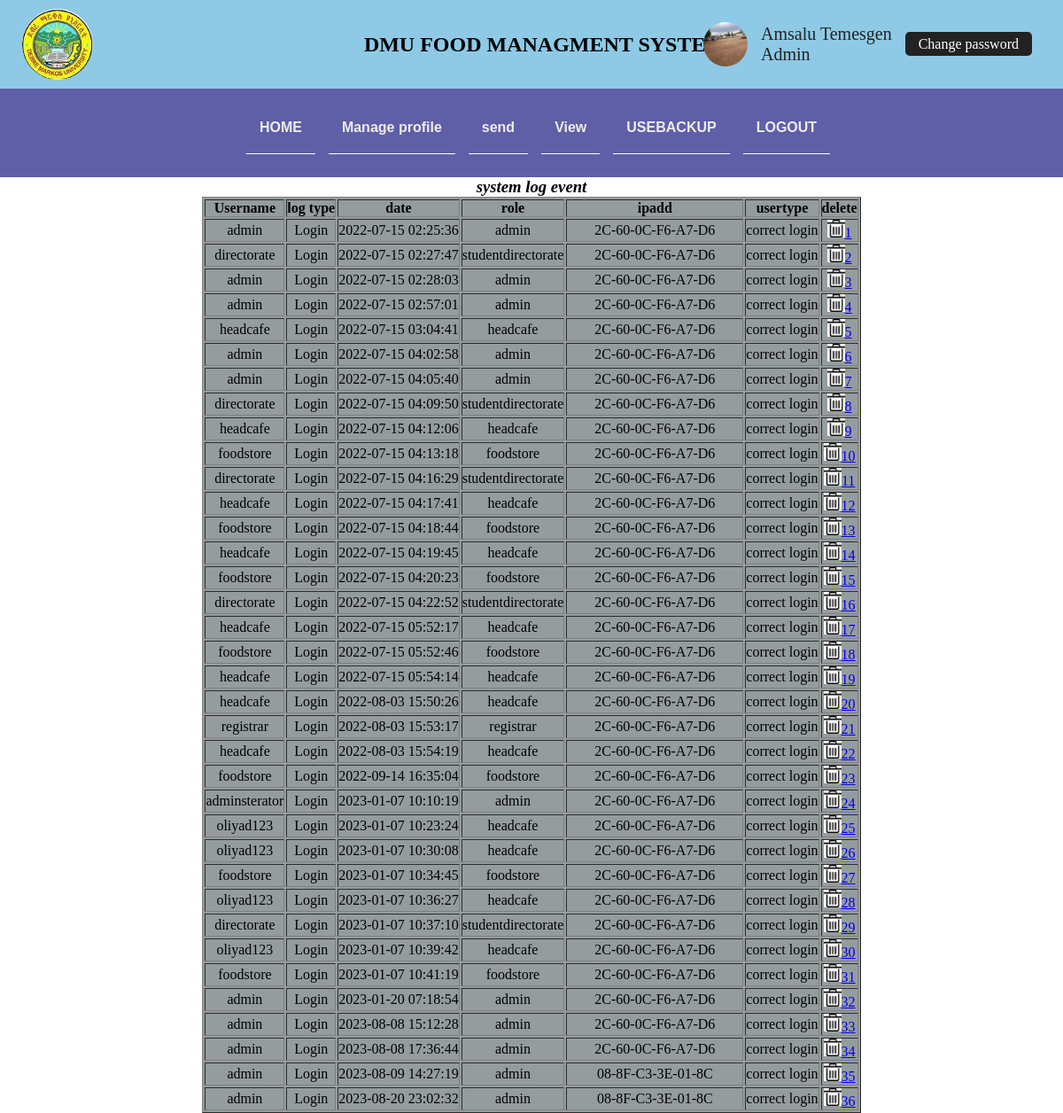
The page /admin/viewlogevent.php (signed in) on the database its author committed.
### tables this page shows
CREATE TABLE `user` (
  `user_id` varchar(100) NOT NULL,
  `fname` varchar(100) NOT NULL,
  `sname` varchar(100) NOT NULL,
  `position` varchar(100) NOT NULL,
  `Age` int(100) NOT NULL,
  `sex` varchar(100) NOT NULL,
  `phone` varchar(100) NOT NULL,
  `photo` varchar(200) NOT NULL,
  `role` varchar(100) NOT NULL,
  `date` date NOT NULL
);

CREATE TABLE `logfile` (
  `nu` int(11) NOT NULL,
  `username` varchar(255) NOT NULL,
  `password` varchar(255) NOT NULL,
  `action` varchar(255) NOT NULL,
  `date` varchar(255) NOT NULL,
  `user` varchar(255) NOT NULL,
  `ipadd` varchar(255) NOT NULL,
  `status` varchar(255) NOT NULL
);

### admin/viewlogevent.php (the view, shortened to what this page needs)
<?php
include("../connection.php");
   include("navbar.php");
?><!DOCTYPE html>
<html lang="en">
<head>
</head>
<body>
    <form id="form"method="post"action="<?php echo htmlspecialchars($_SERVER["PHP_SELF"]);?>">
<center>
   <table border="1"bgcolor="#959c9d">
       <h3><i>system log event</i> </h3>
    <?php
    $result=mysqli_query($conn,"select *from logfile");
    echo "<tr>";
echo "<th bgcolor=#959c9d>Username</th>";
echo "<th bgcolor=#959c9d>log type</th>";
echo "<th bgcolor=#959c9d>date</th>";
echo "<th bgcolor=#959c9d>role</th>";
echo "<th bgcolor=#959c9d>ipadd</th>";
echo "<th bgcolor=#959c9d> usertype</th>";
echo "<th bgcolor=#959c9d> delete</th>";
	echo "</tr>";
    while($row=mysqli_fetch_array($result)){
    ?>
	<tr align='center'>
<td><font color='black'><?php echo $row['username'];?></font></td>
<td><font color='black'><?php echo $row['action'];?></font></td>
<td><font color='black'><?php echo $row['date'];?></font></td>
<td><font color='black'><?php echo $row['user'];?></font></td>
<td style="width: 200px;"><font color='black'><?php echo $row['ipadd'];?></font></td>
<td><font color='black'><?php echo $row['status'];?></font></td>
<td><font color='black'>
<?php echo '<a href=deletelogfile.php?aid='.$row['nu'].'>';?>
<img src="../images/delete.jpg "height="20px"width="20px"><?php echo $row['nu'];?></a>
</font></td>
</tr>
            <?php
			}
			?>
   </table>
   </center>
</body>
</html>

### admin/navbar.php (shortened to what this page needs)
<?php
include("../connection.php");
?><!DOCTYPE html>
<html lang="en">
<head>
    <link rel="stylesheet" href="../css/stylesheet.css">
</head>
<body>
      <div class="contain">
    <div class="body1">
        <div class="logo">
            <img src="images/logo.jpg" id="logoe">
        </div>
        <h1 class="proj_title">DMU FOOD MANAGMENT SYSTEM</h1>
        <div class="profile">
            <?php
            if(isset($_SESSION['user']['username'])){
            $un = $_SESSION['user']['username'];
                $query1 = "select * from user where user_id='$un'";
                $result = mysqli_query($conn,$query1);
                if($row = mysqli_fetch_assoc($result)){
                    echo '
                    <div class="pro_img">
                        <img src="../banner_img.jpeg" alt="">
                    </div>
                    <div class="pro_name_role">
                        <div class="pro_name">'.$row['fname']." " .$row['sname'].'</div>
                        <div class="pro_role">'.$row['role'].'</div>
                    </div>
                    <div class="edit_btn">
                        <a href="changepassword.php">Change password</a>
                    </div>
                    ';
                }
            }
            ?>
        </div>
    </div>
    <div class="navbar">
        <ul class="ul_container" >
            <li class="li_class"> <a href="adminhome.php">HOME </a></li>
            <li class="li_class" >
                <a href="#"> Manage profile </a>
            </li>
            <li class="li_class" >
                <a href="#"> send</a>
            </li>
            <li class="li_class"><a href="#">View  </a>
            </li>
            <li class="li_class"><a href="backup.php">USEBACKUP</a></li>
            <li class="li_class"><a href="../logout.php">LOGOUT</a></li>
        </ul>
    </div>
  </div>
</body>
</html>

### css/stylesheet.css (style rules this page uses)
* { margin: 0PX; padding: 0PX; box-sizing: border-box; }
.contain { position: fixed; top: 0; left: 0; max-width: 100vw; z-index: 10; display: flex; flex-direction: column; justify-content: center; align-items: center; }
.body1 { position: relative; background-color: #8ecae6; width: 100%; height:100px; display: flex; flex-wrap: wrap; justify-content: center; align-items: center; padding: 0 15px; }
.proj_title { font-size: 1.5em; margin-left: 30px; }
.logo { position: absolute; top: 0; left: 15px; justify-self: flex-start; margin: 10px 10px 10px 10px; width: 80px; height: 80px; }
.logo img { width: 100%; height: 100%; border-radius: 50%; object-fit: cover; cursor: pointer; }
.navbar { position: relative; width:100vw; text-align: center; background-color: rgb(95, 95, 167); height: auto; padding: 15px 0; }
.navbar ul { list-style: none; display: flex; flex-direction: column; justify-content: center; align-items: center; padding:0; margin:0; }
.navbar li { margin-left: 5px; display: inline-block; }
.navbar a { margin-left: 10px; text-decoration: none; color: rgb(236, 236, 236); display: block; padding:20px 15px; align-items: center; font-weight: 800; font-family: arial; font-size: 16PX; transition: all .5s; border-bottom: solid 1px #fff; }
@media screen and (min-width:500px) { .navbar .ul_container { flex-direction: row; } }
@media screen and (min-width:500px) { .navbar { height: 100px; } }
.profile { position: absolute; top: 0; right: 35px; display: flex; justify-content: center; align-items: center; height: 100%; }
.pro_img { width: 50px; height: 50px; }
.pro_img img { border-radius: 50%; width: 100%; height: 100%; }
.pro_name_role { margin-left: 15px; }
.pro_name, .pro_role { font-size: 20px; text-transform: capitalize; color: #222222; }
.edit_btn { margin-left: 15px; }
.edit_btn a { text-decoration: none; padding: 5px 15px; color: #fff; background-color: #222222; border-radius: 5px; transition: all .5s; }

### admin/viewlogevent.php (style rules this page uses)
form { margin-top: 200px; }

### rows shown on the page
user: fname "Amsalu", sname "Temesgen", role "Admin"
logfile: username "admin", action "Login", date "2022-07-15 02:25:36", user "admin", ipadd "2C-60-0C-F6-A7-D6", status "correct login", nu "1"
logfile: username "directorate", action "Login", date "2022-07-15 02:27:47", user "studentdirectorate", ipadd "2C-60-0C-F6-A7-D6", status "correct login", nu "2"
logfile: username "admin", action "Login", date "2022-07-15 02:28:03", user "admin", ipadd "2C-60-0C-F6-A7-D6", status "correct login", nu "3"
logfile: username "admin", action "Login", date "2022-07-15 02:57:01", user "admin", ipadd "2C-60-0C-F6-A7-D6", status "correct login", nu "4"
logfile: username "headcafe", action "Login", date "2022-07-15 03:04:41", user "headcafe", ipadd "2C-60-0C-F6-A7-D6", status "correct login", nu "5"
logfile: username "admin", action "Login", date "2022-07-15 04:02:58", user "admin", ipadd "2C-60-0C-F6-A7-D6", status "correct login", nu "6"
logfile: username "admin", action "Login", date "2022-07-15 04:05:40", user "admin", ipadd "2C-60-0C-F6-A7-D6", status "correct login", nu "7"
logfile: username "directorate", action "Login", date "2022-07-15 04:09:50", user "studentdirectorate", ipadd "2C-60-0C-F6-A7-D6", status "correct login", nu "8"
logfile: username "headcafe", action "Login", date "2022-07-15 04:12:06", user "headcafe", ipadd "2C-60-0C-F6-A7-D6", status "correct login", nu "9"
logfile: username "foodstore", action "Login", date "2022-07-15 04:13:18", user "foodstore", ipadd "2C-60-0C-F6-A7-D6", status "correct login", nu "10"
logfile: username "directorate", action "Login", date "2022-07-15 04:16:29", user "studentdirectorate", ipadd "2C-60-0C-F6-A7-D6", status "correct login", nu "11"
logfile: username "headcafe", action "Login", date "2022-07-15 04:17:41", user "headcafe", ipadd "2C-60-0C-F6-A7-D6", status "correct login", nu "12"
logfile: username "foodstore", action "Login", date "2022-07-15 04:18:44", user "foodstore", ipadd "2C-60-0C-F6-A7-D6", status "correct login", nu "13"
logfile: username "headcafe", action "Login", date "2022-07-15 04:19:45", user "headcafe", ipadd "2C-60-0C-F6-A7-D6", status "correct login", nu "14"
logfile: username "foodstore", action "Login", date "2022-07-15 04:20:23", user "foodstore", ipadd "2C-60-0C-F6-A7-D6", status "correct login", nu "15"
logfile: username "directorate", action "Login", date "2022-07-15 04:22:52", user "studentdirectorate", ipadd "2C-60-0C-F6-A7-D6", status "correct login", nu "16"
logfile: username "headcafe", action "Login", date "2022-07-15 05:52:17", user "headcafe", ipadd "2C-60-0C-F6-A7-D6", status "correct login", nu "17"
logfile: username "foodstore", action "Login", date "2022-07-15 05:52:46", user "foodstore", ipadd "2C-60-0C-F6-A7-D6", status "correct login", nu "18"
logfile: username "headcafe", action "Login", date "2022-07-15 05:54:14", user "headcafe", ipadd "2C-60-0C-F6-A7-D6", status "correct login", nu "19"
logfile: username "headcafe", action "Login", date "2022-08-03 15:50:26", user "headcafe", ipadd "2C-60-0C-F6-A7-D6", status "correct login", nu "20"
logfile: username "registrar", action "Login", date "2022-08-03 15:53:17", user "registrar", ipadd "2C-60-0C-F6-A7-D6", status "correct login", nu "21"
logfile: username "headcafe", action "Login", date "2022-08-03 15:54:19", user "headcafe", ipadd "2C-60-0C-F6-A7-D6", status "correct login", nu "22"
logfile: username "foodstore", action "Login", date "2022-09-14 16:35:04", user "foodstore", ipadd "2C-60-0C-F6-A7-D6", status "correct login", nu "23"
logfile: username "adminsterator", action "Login", date "2023-01-07 10:10:19", user "admin", ipadd "2C-60-0C-F6-A7-D6", status "correct login", nu "24"
logfile: username "oliyad123", action "Login", date "2023-01-07 10:23:24", user "headcafe", ipadd "2C-60-0C-F6-A7-D6", status "correct login", nu "25"
logfile: username "oliyad123", action "Login", date "2023-01-07 10:30:08", user "headcafe", ipadd "2C-60-0C-F6-A7-D6", status "correct login", nu "26"
logfile: username "foodstore", action "Login", date "2023-01-07 10:34:45", user "foodstore", ipadd "2C-60-0C-F6-A7-D6", status "correct login", nu "27"
logfile: username "oliyad123", action "Login", date "2023-01-07 10:36:27", user "headcafe", ipadd "2C-60-0C-F6-A7-D6", status "correct login", nu "28"
logfile: username "directorate", action "Login", date "2023-01-07 10:37:10", user "studentdirectorate", ipadd "2C-60-0C-F6-A7-D6", status "correct login", nu "29"
logfile: username "oliyad123", action "Login", date "2023-01-07 10:39:42", user "headcafe", ipadd "2C-60-0C-F6-A7-D6", status "correct login", nu "30"
logfile: username "foodstore", action "Login", date "2023-01-07 10:41:19", user "foodstore", ipadd "2C-60-0C-F6-A7-D6", status "correct login", nu "31"
logfile: username "admin", action "Login", date "2023-01-20 07:18:54", user "admin", ipadd "2C-60-0C-F6-A7-D6", status "correct login", nu "32"
logfile: username "admin", action "Login", date "2023-08-08 15:12:28", user "admin", ipadd "2C-60-0C-F6-A7-D6", status "correct login", nu "33"
logfile: username "admin", action "Login", date "2023-08-08 17:36:44", user "admin", ipadd "2C-60-0C-F6-A7-D6", status "correct login", nu "34"
logfile: username "admin", action "Login", date "2023-08-09 14:27:19", user "admin", ipadd "08-8F-C3-3E-01-8C", status "correct login", nu "35"
logfile: username "admin", action "Login", date "2023-08-20 23:02:32", user "admin", ipadd "08-8F-C3-3E-01-8C", status "correct login", nu "36"
